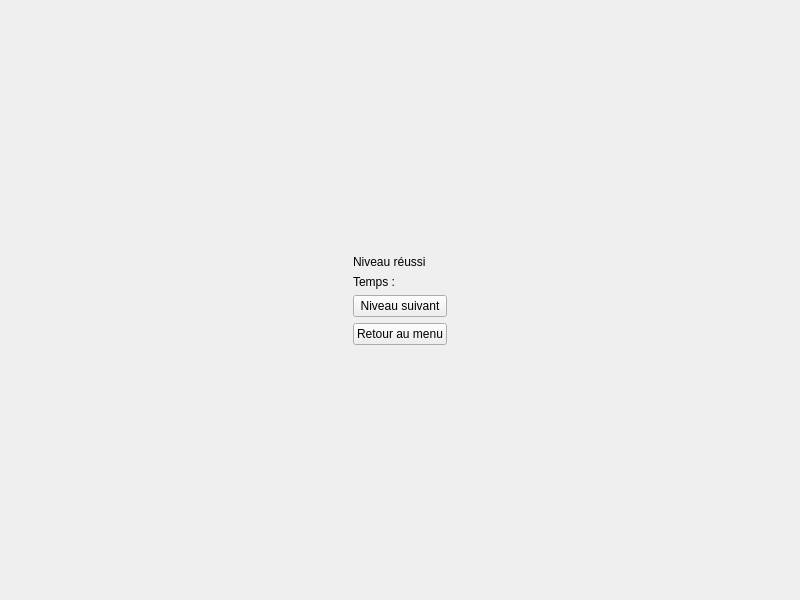
<?xml version="1.0" encoding="UTF-8"?>
<ui version="4.0">
 <class>VueJeuNiveauTermine</class>
 <widget class="QWidget" name="VueJeuNiveauTermine">
  <property name="geometry">
   <rect>
    <x>0</x>
    <y>0</y>
    <width>800</width>
    <height>600</height>
   </rect>
  </property>
  <property name="minimumSize">
   <size>
    <width>800</width>
    <height>600</height>
   </size>
  </property>
  <property name="windowTitle">
   <string>Form</string>
  </property>
  <layout class="QVBoxLayout" name="verticalLayout">
   <item>
    <layout class="QHBoxLayout" name="LayoutJeuNiveauTermine">
     <item>
      <spacer name="spacerGauche">
       <property name="orientation">
        <enum>Qt::Horizontal</enum>
       </property>
       <property name="sizeHint" stdset="0">
        <size>
         <width>40</width>
         <height>20</height>
        </size>
       </property>
      </spacer>
     </item>
     <item>
      <layout class="QVBoxLayout" name="contenuLayout">
       <item>
        <spacer name="spacerHaut">
         <property name="orientation">
          <enum>Qt::Vertical</enum>
         </property>
         <property name="sizeHint" stdset="0">
          <size>
           <width>20</width>
           <height>40</height>
          </size>
         </property>
        </spacer>
       </item>
       <item>
        <widget class="QLabel" name="lTitre">
         <property name="text">
          <string>Niveau réussi</string>
         </property>
        </widget>
       </item>
       <item>
        <widget class="QLabel" name="lTemps">
         <property name="text">
          <string>Temps : </string>
         </property>
        </widget>
       </item>
       <item>
        <widget class="QPushButton" name="bNext">
         <property name="text">
          <string>Niveau suivant</string>
         </property>
        </widget>
       </item>
       <item>
        <widget class="QPushButton" name="pushButton">
         <property name="text">
          <string>Retour au menu</string>
         </property>
        </widget>
       </item>
       <item>
        <spacer name="spacerBas">
         <property name="orientation">
          <enum>Qt::Vertical</enum>
         </property>
         <property name="sizeHint" stdset="0">
          <size>
           <width>20</width>
           <height>40</height>
          </size>
         </property>
        </spacer>
       </item>
      </layout>
     </item>
     <item>
      <spacer name="spacerDroit">
       <property name="orientation">
        <enum>Qt::Horizontal</enum>
       </property>
       <property name="sizeHint" stdset="0">
        <size>
         <width>40</width>
         <height>20</height>
        </size>
       </property>
      </spacer>
     </item>
    </layout>
   </item>
  </layout>
 </widget>
 <resources/>
 <connections/>
</ui>
